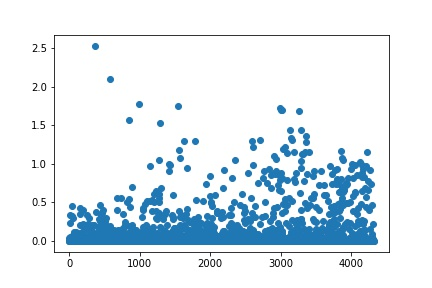
#> input picture original_code.jpeg, 432 x 288 px; its folder holds only this picture in this run
$ python -i generate_additional_images.py   (imports and definitions only)
#> lines starting #> are read from the running program, lines starting #| are printed output that depends on the picture
#Manipulate image
import random
import decimal
import os
from PIL import Image as PI
from PIL import ImageEnhance
from os.path import isfile
import argparse

parser = argparse.ArgumentParser(description='Use in a folder to generate multiple images \
            from a single image to train a neural network. Produces 4 additional images \
            with adjustments to orientation, colorscale, and brightness.')
# [2 lines not run here, left out]

def random_brightness(image):
    enhance = ImageEnhance.Brightness(image)
    image_random = enhance.enhance(decimal.Decimal(random.randrange(3,20))/10)
    return image_random

def generate_multiple_images(filename):
#> called with filename = '../original_code.jpeg'
    file, ext = os.path.splitext(filename)

    image = PI.open(filename)
#> image is the input picture: PIL image 432x288 RGB; mean R, G, B 225.6, 235.9, 242.5
    image_90 = image.rotate(90)
    image_180 = image.rotate(180)
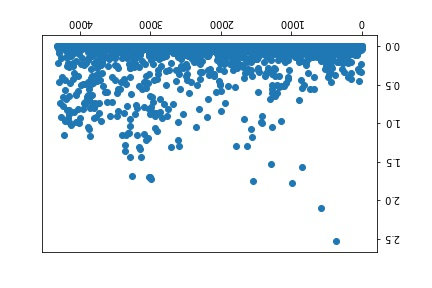
#> image_180: PIL image 432x288 RGB; mean R, G, B 225.6, 235.9, 242.5
    image_270 = image.rotate(270)
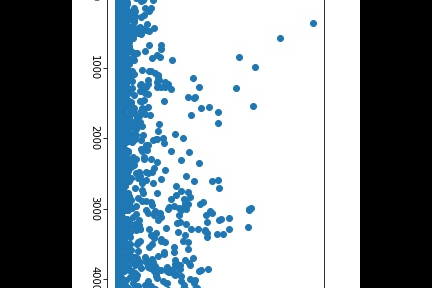
#> image_270: PIL image 432x288 RGB; mean R, G, B 143.9, 153.4, 159.5
    image_grey = image.convert(mode="L")
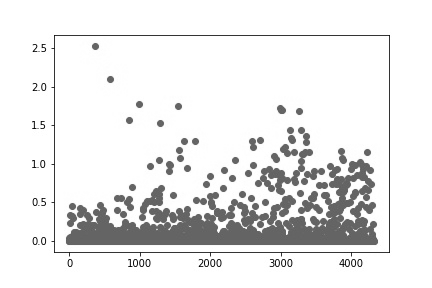
#> image_grey: PIL image 432x288 L; min 0, max 255, mean 233.6
    image_90_grey = image_90.convert(mode="L")
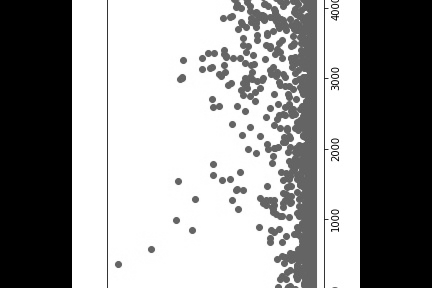
#> image_90_grey: PIL image 432x288 L; min 0, max 255, mean 151.3
    image_180_grey = image_180.convert(mode="L")
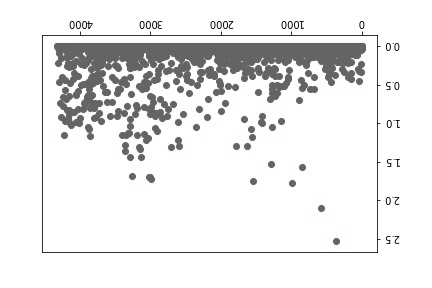
#> image_180_grey: PIL image 432x288 L; min 0, max 255, mean 233.6
    image_270_grey = image_270.convert(mode="L")
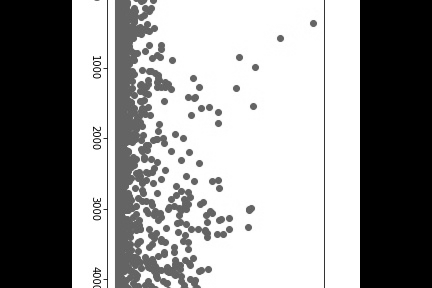
#> image_270_grey: PIL image 432x288 L; min 0, max 255, mean 151.3


    image_bright_random = random_brightness(image)
    image_90_bright_random = random_brightness(image_90)
    image_180_bright_random = random_brightness(image_180)
#> in random_brightness (call 3), `image_random = enhance.enhance(decimal.Decimal(random.randrange(3,20))..`:
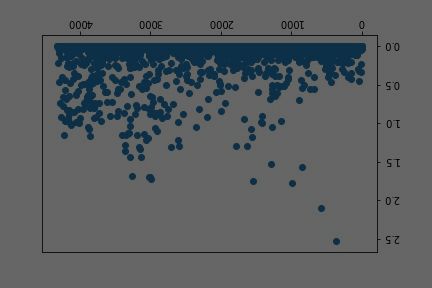
#> image_random: PIL image 432x288 RGB; mean R, G, B 90.1, 94.3, 96.9
    image_270_bright_random = random_brightness(image_270)

    i = random.randrange(1,3)

    if i == 1:
        image_180.save(file + "_180.jpg", "JPEG")
        image_grey.save(file + "_grey.jpg", "JPEG")
        image_90_bright_random.save(file + "_90_bright.jpg", "JPEG")
        image_180_bright_random.save(file + "_180_bright.jpg", "JPEG")
    elif i == 2:
        image_90.save(file + "_90.jpg", "JPEG")
        image_270_grey.save(file + "_270_grey.jpg", "JPEG")
        image_180_bright_random.save(file + "_180_bright.jpg", "JPEG")
        image_180_grey.save(file + "_180_grey.jpg", "JPEG")
    else:
        image_90_grey.save(file + "_90_grey.jpg", "JPEG")
        image_bright_random.save(file + "_bright.jpg", "JPEG")
        image_90_bright_random.save(file + "_90_bright.jpg", "JPEG")
        image_270_bright_random.save(file + "_270_bright.jpg", "JPEG")

def generate_multiple_images_directory(folder_path):
    files = os.listdir(folder_path)
    for i in files:
        file = folder_path + "/" + i
        if (isfile(file) and file.endswith(".jpg")):
            generate_multiple_images(file)

def main():
    args = parser.parse_args()
    if (not os.path.isdir(args.folder)):
        print("Please enter a valid folder to run program!")
        exit(1)
    generate_multiple_images_directory(args.folder)
    print("Generated images on all jpg files in " + args.folder)

# [2 lines not run here, left out]

>>> result = generate_multiple_images('../original_code.jpeg')

$ run again, on AE_DeCode.jpeg
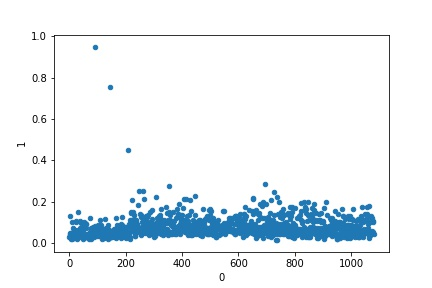
#> input picture AE_DeCode.jpeg, 432 x 288 px
#> in generate_multiple_images, image is the input picture: PIL image 432x288 RGB; mean R, G, B 236.7, 242.7, 246.6
#> in generate_multiple_images, `image_270_grey = image_270.convert(mode="L")`:
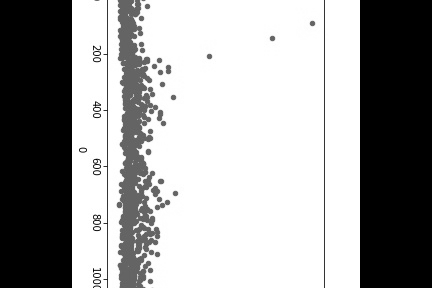
#> image_270_grey: PIL image 432x288 L; min 0, max 255, mean 158.4
#> in random_brightness (call 3), `image_random = enhance.enhance(decimal.Decimal(random.randrange(3,20))..`:
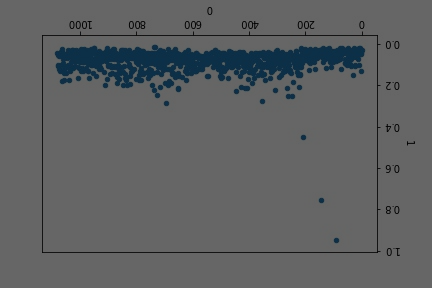
#> image_random: PIL image 432x288 RGB; mean R, G, B 94.6, 97, 98.6

$ run again, on Correlation_Strongest_Category.jpeg
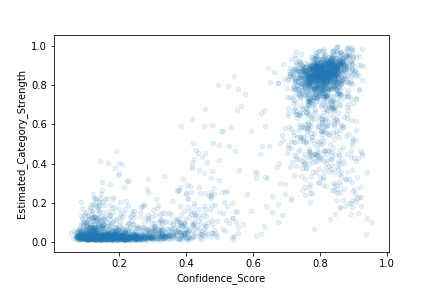
#> input picture Correlation_Strongest_Category.jpeg, 432 x 288 px
#> in generate_multiple_images, image is the input picture: PIL image 432x288 RGB; mean R, G, B 241.8, 245.4, 247.7
#> in random_brightness (call 3), `image_random = enhance.enhance(decimal.Decimal(random.randrange(3,20))..`:
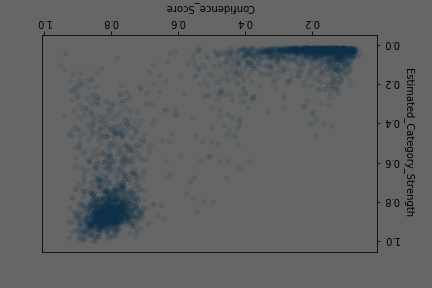
#> image_random: PIL image 432x288 RGB; mean R, G, B 96.6, 98, 99
#> in random_brightness (call 4), `image_random = enhance.enhance(decimal.Decimal(random.randrange(3,20))..`:
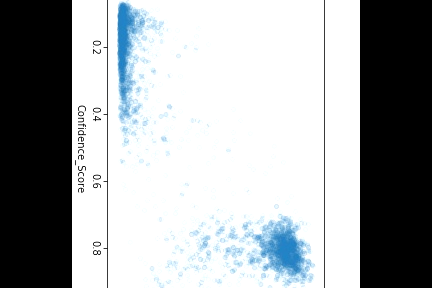
#> image_random: PIL image 432x288 RGB; mean R, G, B 161.7, 165, 167
